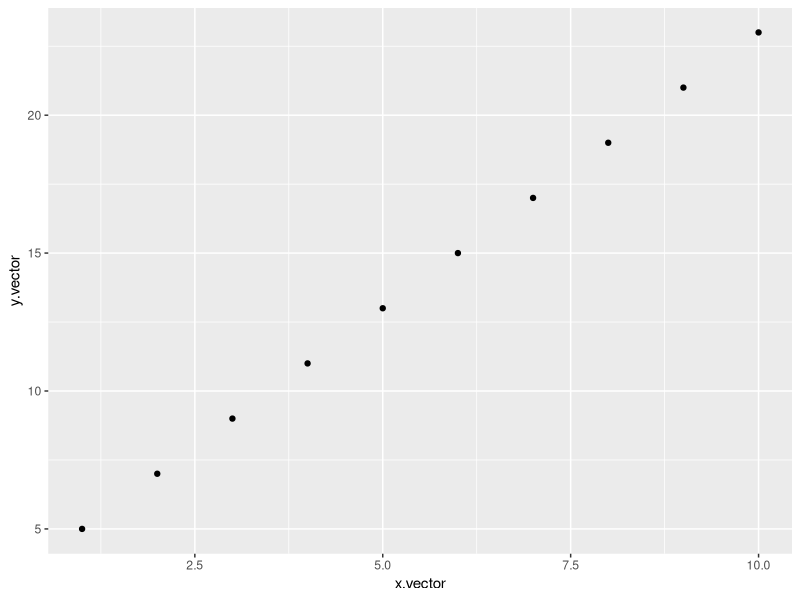
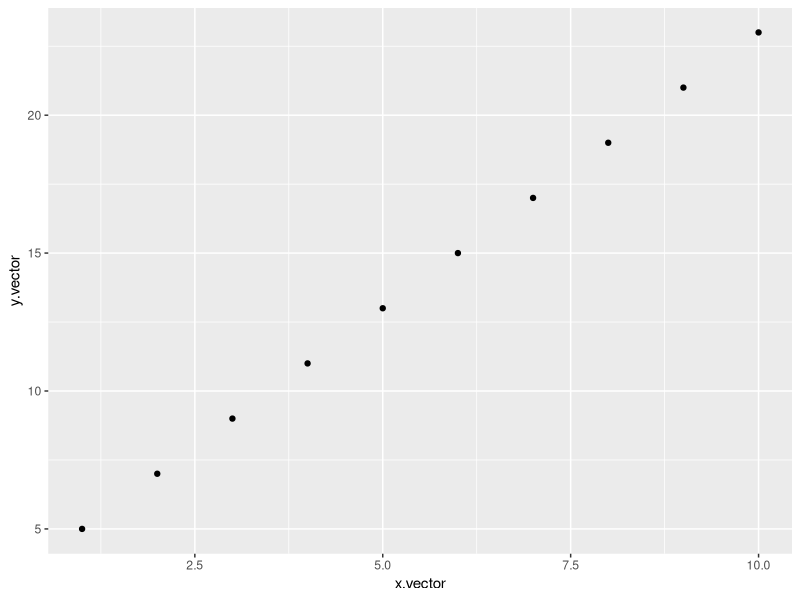
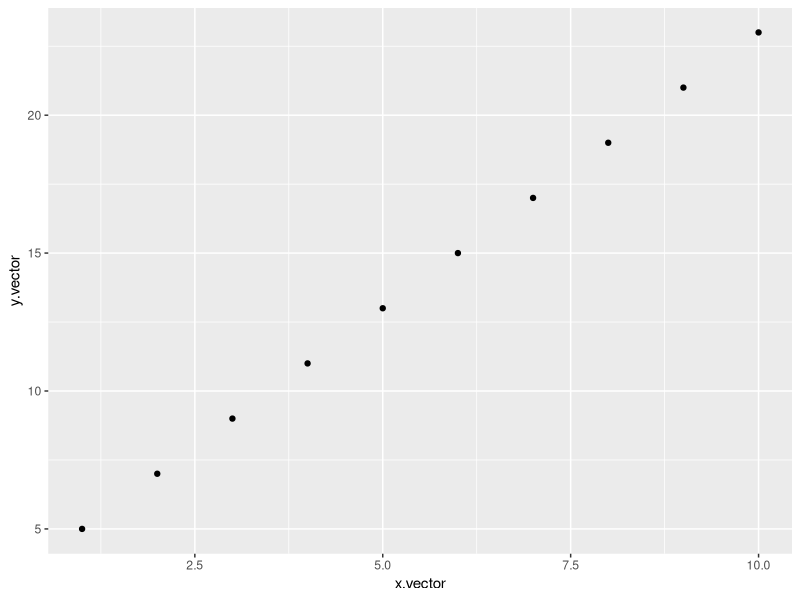
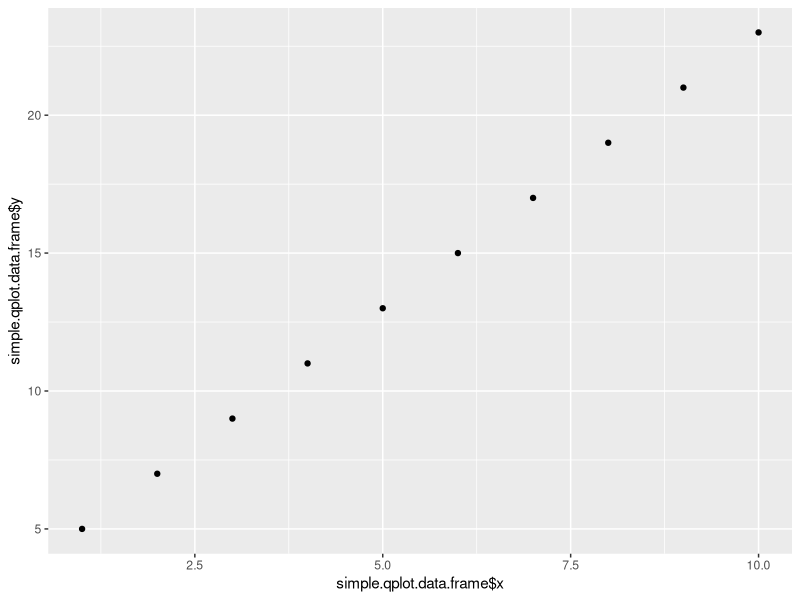
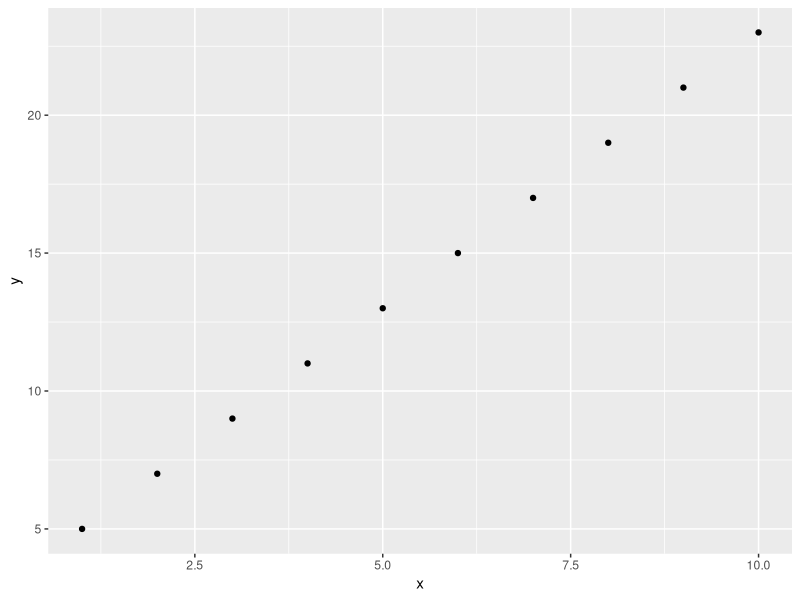
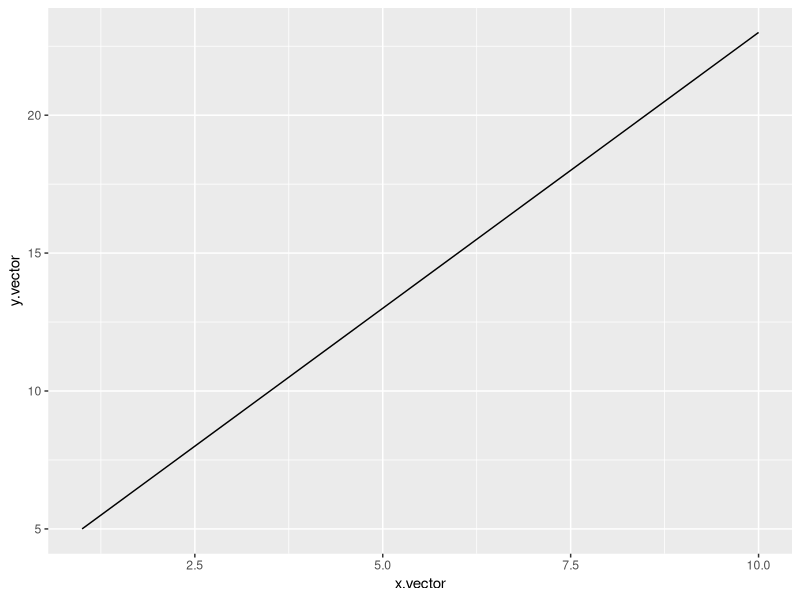
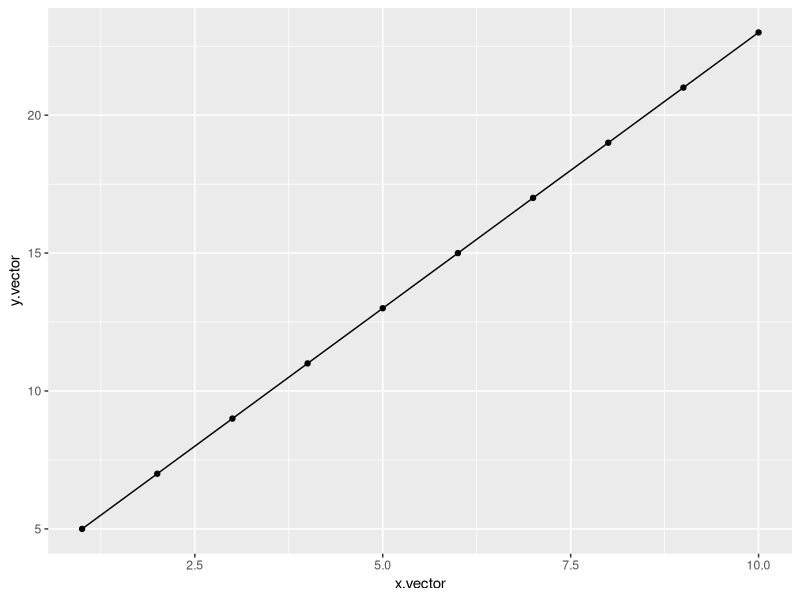
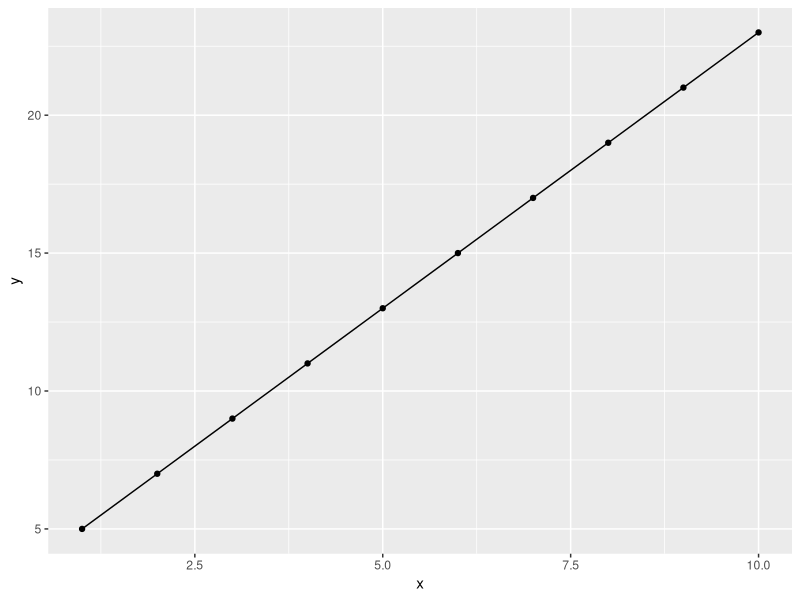

R code for these plots, in order:
## ---- chunk 1
library( "ggplot2" )
## ---- chunk 2
x.vector <- 1:10
y.vector <- 2 * x.vector + 3
## ---- chunk 3
qplot( x.vector, y.vector, geom = "point" )
## ---- chunk 4
basic.qplot.point.object <-
    qplot( x.vector, y.vector, geom = "point" )
## ---- chunk 5
class( basic.qplot.point.object )
## ---- chunk 6
basic.qplot.point.object
## ---- chunk 7
qplot( x.vector, y.vector )
## ---- chunk 8
simple.qplot.data.frame <-
    data.frame(
        x = x.vector,
        y = y.vector
    )

head( simple.qplot.data.frame )
## ---- chunk 9
qplot(
    simple.qplot.data.frame$x,
    simple.qplot.data.frame$y,
    geom = "point"
)
## ---- chunk 10
qplot(
    x,
    y,
    data = simple.qplot.data.frame,
    geom = "point"
)
## ---- chunk 11
qplot( x.vector, y.vector, geom = "line" )
## ---- chunk 12
qplot( x.vector, y.vector, geom = c("point", "line") )
## ---- chunk 13
basic.qplot.object <-
    qplot(
        x,
        y,
        data = simple.qplot.data.frame
    )

graphics.object.with.line <-
    basic.qplot.object + geom_line()
## ---- chunk 14
graphics.object.with.line
## ---- chunk 15
species.factor <-
    factor(
        c( "Hedgehog", "Aardvark", "Hedgehog", "Hedgehog",
           "Aardvark", "Hedgehog", "Hedgehog", "Aardvark",
           "Hedgehog", "Aardvark"
        )
    )
## ---- chunk 16
qplot(
        x, 
        y, 
        geom = "point",
        data = simple.qplot.data.frame,
        col = species.factor
    )
## ---- chunk 17
qplot(
        x, 
        y, 
        geom = "point",
        data = simple.qplot.data.frame,
        col = "blue"
    )
## ---- chunk 18
blue.factor <-
    rep( "blue", 10 )

qplot(
        x, 
        y, 
        geom = "point",
        data = simple.qplot.data.frame,
        col = blue.factor
    )
## ---- chunk 19
qplot(
        x, 
        y, 
        geom = "point",
        data = simple.qplot.data.frame,
        col = I( "blue" )
    )
## ---- chunk 20
qplot(
        x, 
        y, 
        geom = "point",
        data = simple.qplot.data.frame,
        size = I( 3 )
    )
## ---- chunk 21
qplot(
        x, 
        y, 
        geom = "point",
        data = simple.qplot.data.frame,
        size = I( 4 ),
        col = I( "royalblue3" )
    ) +

geom_line( size = I(2), color = I("hotpink" ))
## ---- chunk 22
basic.qplot.object <-
    qplot(
        x, 
        y, 
        geom = c("point", "line"),
        data = simple.qplot.data.frame,
        col = I( "cadetblue3" )
    )

basic.qplot.object
## ---- chunk 23
new.theme.qplot.object <-
    basic.qplot.object + theme_bw()

new.theme.qplot.object
## ---- chunk 24
basic.qplot.object + theme_classic()
## ---- chunk 25
basic.qplot.object + theme_minimal()
## ---- chunk 26
theme_set( theme_bw( base_size = 14 ) )
## ---- chunk 27
set.seed( 1 )

weight <-
    c( rnorm(500, mean = 65, sd = 1), 
       rnorm(500, mean = 69, sd = 2) )
## ---- chunk 28
qplot( weight,
       main = "Single-variable histogram of weight",
       binwidth = 1 )
## ---- chunk 29
qplot( weight,
       geom = "histogram",
       main = "One-variable histogram of weight",
       ylab = "Frequency",
       fill = I( "aquamarine3" ),
       color = I( "black"),
       bins = 20 ) +
    theme_classic()
## ---- chunk 30
qplot( weight,
       geom = "density",
       main = "One-variable density plot",
       size = I( 1 ),
       ylab = "Density",
       xlab = "Weight" ) +
    theme_minimal()
## ---- chunk 31
qplot( weight,
       geom = "density",
       main = "One-variable density plot",
       size = I( 2 ),
       ylab = "Density",
       xlab = "Weight" )
## ---- chunk 32
qplot( weight,
       geom = "histogram",
       y = ..density..,
       main = "One-variable histogram of weight",
       ylab = "Frequency",
       fill = I( "aquamarine3" ),
       color = I( "black"),
       bins = 20 ) +
    geom_line( size = I( 1 ), stat = "density" ) 
## ---- chunk 33
qplot( NULL,
       weight,
       geom = "boxplot",
       xlab = "",
       fill = I( "cadetblue2" ),
       main = "One-variable boxplot of weight" ) +
    coord_flip() +
    theme_light()
## ---- chunk 34
qplot( weight,
       geom = "freqpoly",
       xlab = "Weight",
       bins = 50,
       size = I( 2 ),
       main = "One-variable freqpoly of weight" )
## ---- chunk 35
qplot( weight,
       xlab = "Weight",
       geom = "dotplot",
       binwidth = 0.15,
       main = "One-variable dotplot of weight"
)
